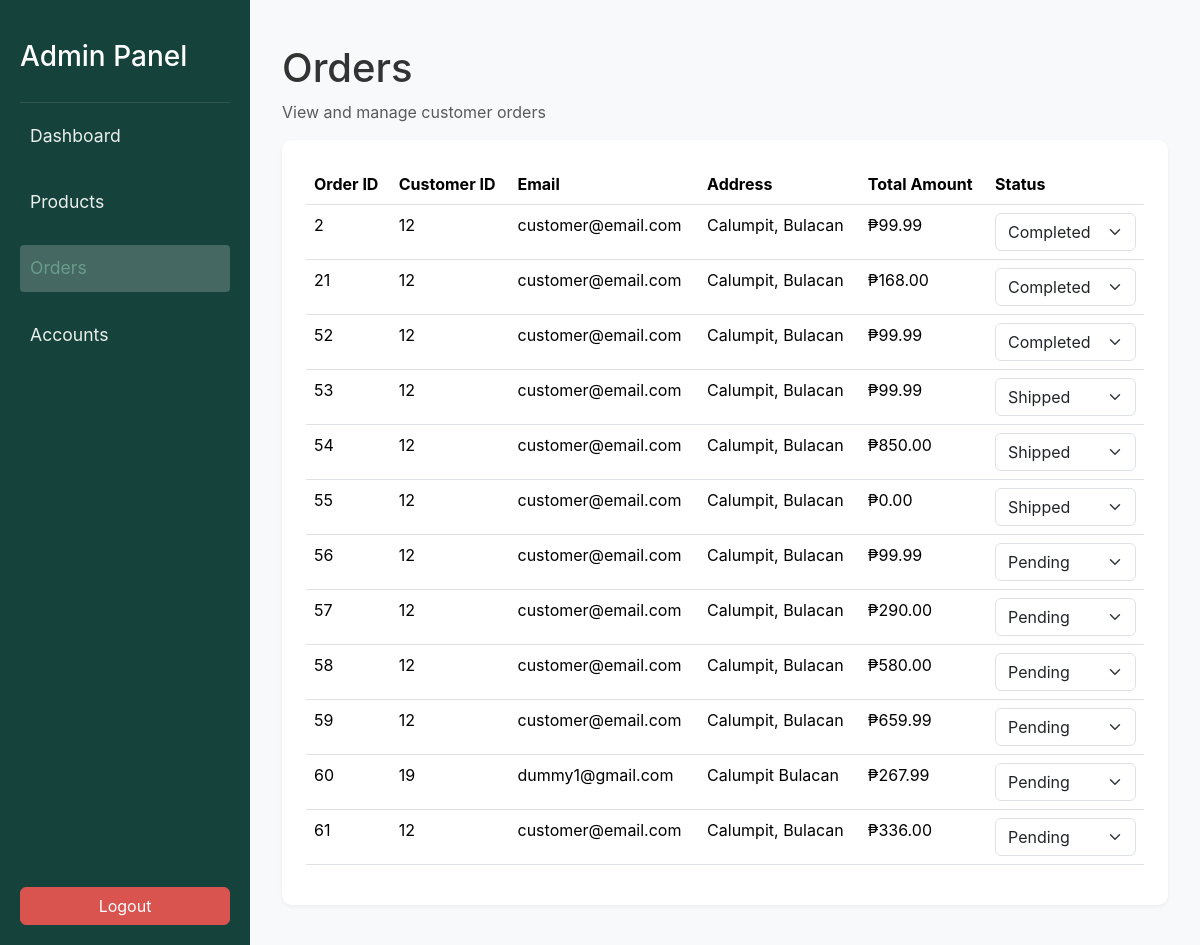
/orders.php, run on the app's committed database.
### tables this page shows
CREATE TABLE `orders` (
  `order_id` int(11) NOT NULL,
  `user_id` int(11) NOT NULL,
  `total_amount` decimal(10,2) NOT NULL,
  `status` enum('pending','shipped','completed','canceled') DEFAULT 'pending'
);

CREATE TABLE `users` (
  `user_id` int(11) NOT NULL,
  `username` varchar(50) NOT NULL,
  `userPic` longblob NOT NULL,
  `email` varchar(100) NOT NULL,
  `phone_no` varchar(32) NOT NULL,
  `home_address` varchar(64) NOT NULL,
  `password_hash` varchar(255) NOT NULL,
  `role` enum('admin','customer') NOT NULL DEFAULT 'customer'
);

### orders.php (the view, shortened to what this page needs)
<?php include 'db.php'; ?>
<!DOCTYPE html>
<html lang="en">
  <head>
    <link href="https://cdn.jsdelivr.net/npm/bootstrap@5.3.3/dist/css/bootstrap.min.css" rel="stylesheet">
    <link rel="stylesheet" href="css/style.css">
  </head>
  <body>
    <div class="wrapper">
      <nav id="sidebar" class="text-white">
      <div class="sidebar-header">
        <h3>Admin Panel</h3>
      </div>
      <ul class="list-unstyled">
        <li>
          <a href="dashboard.php">Dashboard</a>
        </li>
        <li>
          <a href="products.php">Products</a>
        </li>
        <li class="active">
          <a href="orders.php">Orders</a>
        </li>
        <li>
          <a href="accounts.php">Accounts</a>
        </li>
      </ul>
      <div class="mt-auto">
        <button class="btn btn-danger w-100 mt-3" data-bs-toggle="modal" data-bs-target="#logoutModal">
          Logout
        </button>
      </div>
    </nav>
      <div id="content">
        <div class="container-fluid">
          <h1 class="mt-4">Orders</h1>
          <p class="text-muted">View and manage customer orders</p>
          <div class="card">
            <div class="card-body">
              <table class="table">
                <thead>
                  <tr>
                    <th>Order ID</th>
                    <th>Customer ID</th>
                    <th>Email</th>
                    <th>Address</th>
                    <th>Total Amount</th>
                    <th>Status</th>
                  </tr>
                </thead>
                <tbody>
                  <?php
                  $stmt = $pdo->query("
                      SELECT orders.order_id, orders.user_id, orders.total_amount, orders.status, users.email, users.home_address
                      FROM orders
                      JOIN users ON orders.user_id = users.user_id
                  ");
                  while ($row = $stmt->fetch(PDO::FETCH_ASSOC)) {
                      echo "<tr>
                          <td>{$row['order_id']}</td>
                          <td>{$row['user_id']}</td>
                          <td>{$row['email']}</td>
                          <td>{$row['home_address']}</td>
                          <td>₱" . number_format($row['total_amount'], 2) . "</td>
                          <td>
                              <form method='POST' action='update_status.php' class='d-inline'>
                                  <select name='status' class='form-select' onchange='this.form.submit()'>
                                      <option value='pending'" . ($row['status'] == 'pending' ? ' selected' : '') . ">Pending</option>
                                      <option value='shipped'" . ($row['status'] == 'shipped' ? ' selected' : '') . ">Shipped</option>
                                      <option value='completed'" . ($row['status'] == 'completed' ? ' selected' : '') . ">Completed</option>
                                      <option value='canceled'" . ($row['status'] == 'canceled' ? ' selected' : '') . ">Canceled</option>
                                  </select>
                                  <input type='hidden' name='order_id' value='{$row['order_id']}'>
                              </form>
                          </td>
                      </tr>";
                  }
                  ?>
                </tbody>
              </table>
            </div>
          </div>
        </div>
      </div>
    </div>
  </body>
</html>

### css/style.css (style rules this page uses)
body { font-family: -apple-system, BlinkMacSystemFont, "Segoe UI", Roboto, "Helvetica Neue", Arial, sans-serif; background-color: #f8f9fa; color: #333; }
.wrapper { display: flex; width: 100%; }
#sidebar { min-width: 250px; max-width: 250px; min-height: 100vh; padding: 20px; background-color: #16423C; color: #E9EFEC; position: fixed; top: 0; left: 0; height: 100%; overflow-y: auto; display: flex; flex-direction: column; }
.sidebar-header { padding: 20px 0; border-bottom: 1px solid rgba(255, 255, 255, 0.1); }
#sidebar ul li { padding: 10px 0; }
#sidebar ul li a { padding: 10px; font-size: 1.1em; display: block; color: #E9EFEC; text-decoration: none; transition: all 0.3s; }
#sidebar ul li.active a { background: rgba(255, 255, 255, 0.2); border-radius: 4px; color: #6A9C89; }
#content { margin-left: 250px; padding: 20px; color: #333; width: 100%; }
.card { border: none; border-radius: 10px; box-shadow: 0 2px 4px rgba(0, 0, 0, 0.05); margin-bottom: 20px; }
.card-body { padding: 1.5rem; }
.btn-danger { background-color: #D9534F; border-color: #D9534F; }
a { color: #16423C; text-decoration: none; }

### data on the page
orders: order_id "2", user "12", user.email "customer@email.com", user.home_address "Calumpit, Bulacan", total_amount "99.99", status "Completed"
orders: order_id "21", user "12", user.email "customer@email.com", user.home_address "Calumpit, Bulacan", total_amount "168.00", status "Completed"
orders: order_id "52", user "12", user.email "customer@email.com", user.home_address "Calumpit, Bulacan", total_amount "99.99", status "Completed"
orders: order_id "53", user "12", user.email "customer@email.com", user.home_address "Calumpit, Bulacan", total_amount "99.99", status "Shipped"
orders: order_id "54", user "12", user.email "customer@email.com", user.home_address "Calumpit, Bulacan", total_amount "850.00", status "Shipped"
orders: order_id "55", user "12", user.email "customer@email.com", user.home_address "Calumpit, Bulacan", total_amount "0.00", status "Shipped"
orders: order_id "56", user "12", user.email "customer@email.com", user.home_address "Calumpit, Bulacan", total_amount "99.99", status "Pending"
orders: order_id "57", user "12", user.email "customer@email.com", user.home_address "Calumpit, Bulacan", total_amount "290.00", status "Pending"
orders: order_id "58", user "12", user.email "customer@email.com", user.home_address "Calumpit, Bulacan", total_amount "580.00", status "Pending"
orders: order_id "59", user "12", user.email "customer@email.com", user.home_address "Calumpit, Bulacan", total_amount "659.99", status "Pending"
orders: order_id "60", user "19", user.email "dummy1@gmail.com", user.home_address "Calumpit Bulacan", total_amount "267.99", status "Pending"
orders: order_id "61", user "12", user.email "customer@email.com", user.home_address "Calumpit, Bulacan", total_amount "336.00", status "Pending"
